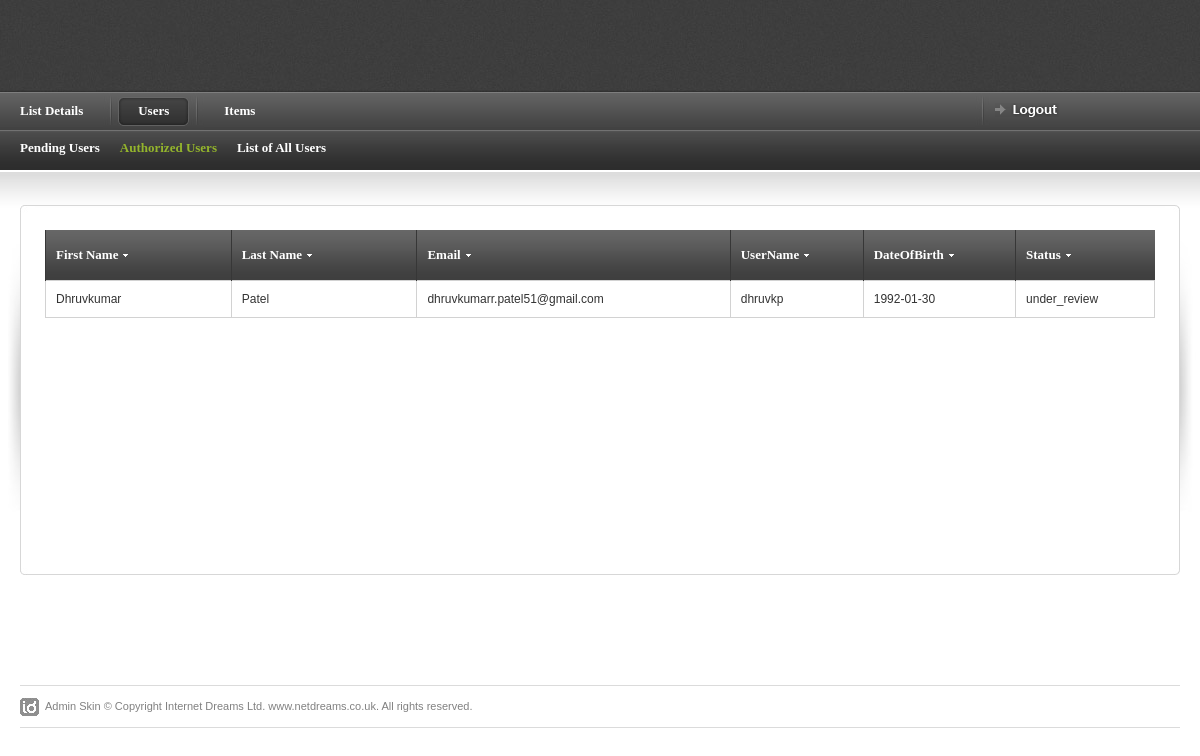
The app's page /Admin/display_all_users.php (signed in), older data.
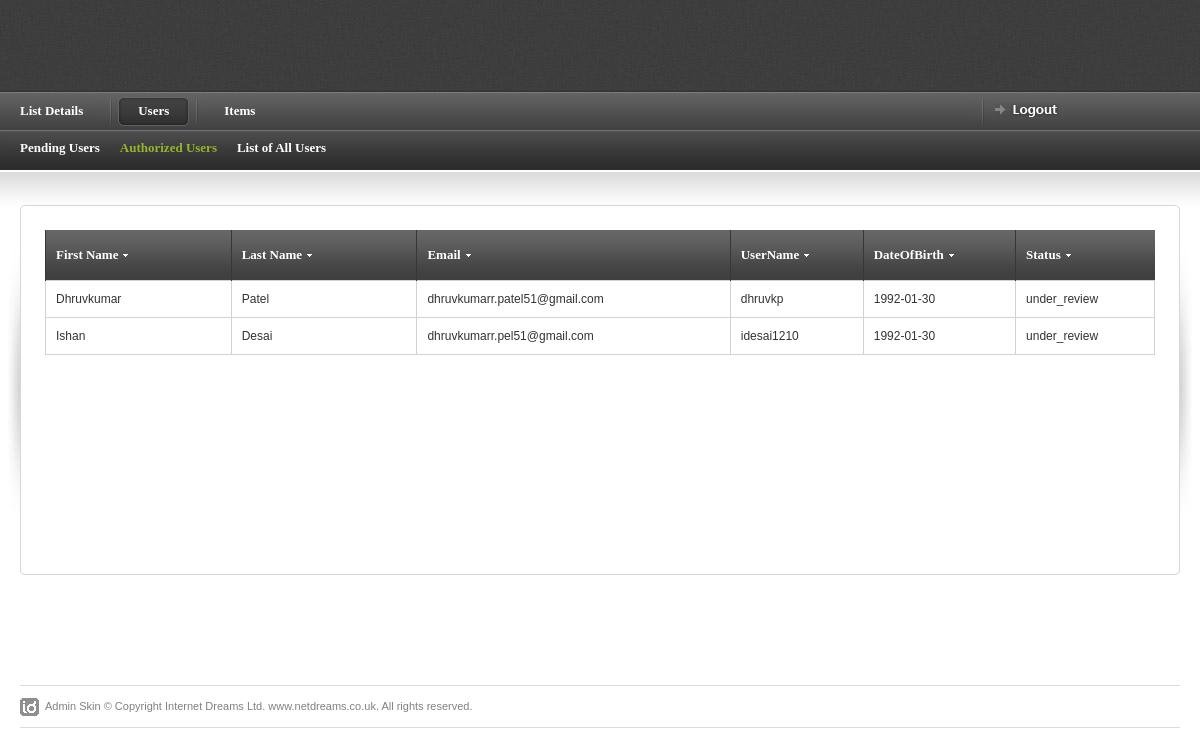
The same page, newer data.
### tables this page shows
CREATE TABLE `User` (
  `user_id` int(11) NOT NULL,
  `firstname` varchar(255) NOT NULL,
  `lastname` varchar(255) NOT NULL,
  `address1` varchar(1023) NOT NULL,
  `address2` varchar(1023) NOT NULL,
  `zipcode` varchar(10) NOT NULL,
  `gender` enum('Male','Female','Other','') NOT NULL,
  `contact_no` varchar(15) NOT NULL,
  `dob` date NOT NULL,
  `email` varchar(255) NOT NULL,
  `username` varchar(255) NOT NULL,
  `password_hash` varchar(255) NOT NULL,
  `status` enum('under_review','active','inactive','') NOT NULL
);

### Admin/connection.php (called while the page is built, shortened)
<?php
$db =null;
 function query($sql_query)
 {
 	global $db;
 	$res=$db->query($sql_query);
 	return $res;
 }
 ?>

### Admin/display_all_users.php (the view, shortened to what this page needs)
<?php
    if(!isset($_SESSION['userid']))
   {
    header("location:/bookexchange/login.php");
   }
   else
   {
    include 'header.php';
    include 'connection.php';
	$sql = "select firstname, lastname, email, username, dob , status from User;";
	$result = query($sql);
    }
?>
<div id="content-outer">
<div id="content">
	<table border="0" width="100%" cellpadding="0" cellspacing="0" id="content-table">
	<tr>
		<th rowspan="3" class="sized"><img src="images/shared/side_shadowleft.jpg" width="20" height="300" alt="" /></th>
		<th class="topleft"></th>
		<td id="tbl-border-top">&nbsp;</td>
		<th class="topright"></th>
		<th rowspan="3" class="sized"><img src="images/shared/side_shadowright.jpg" width="20" height="300" alt="" /></th>
	</tr>
	<tr>
		<td id="tbl-border-left"></td>
		<td>
		<div id="content-table-inner">
			<div id="table-content">
				<table border="0" width="100%" cellpadding="0" cellspacing="0" id="product-table">
				<tr>
					<th class="table-header-repeat line-left minwidth-1"><a href="">First Name</a>	</th>
					<th class="table-header-repeat line-left minwidth-1"><a href="">Last Name</a></th>
					<th class="table-header-repeat line-left"><a href="">Email</a></th>
					<th class="table-header-repeat line-left"><a href="">UserName</a></th>
					<th class="table-header-repeat line-left"><a href="">DateOfBirth</a></th>
					<th class="table-header-repeat line-left"><a href="">Status</a></th>
				</tr>
				<?php
				if($result->num_rows != 0){
				while($row = $result->fetch_assoc()) {
					echo "<tr>";
					echo"<td>".$row['firstname']."</td>";
					echo"<td>".$row['lastname']."</td>";
					echo"<td>".$row['email']."</td>";
					echo"<td>".$row['username']."</td>";
					echo"<td>".$row['dob']."</td>";
					echo"<td>".$row['status']."</td>";
					echo "</tr>";
				}
				}
				else
				{
					echo"<h1> No Users Found. </h1>";
				}?>
				</table>
			</div>
		</div>
		</td>
		<td id="tbl-border-right"></td>
	</tr>
	<tr>
		<th class="sized bottomleft"></th>
		<td id="tbl-border-bottom">&nbsp;</td>
		<th class="sized bottomright"></th>
	</tr>
	</table>
</div>
</div>
<?php
include 'footer.php';
?>

### Admin/header.php (shortened to what this page needs)
<!DOCTYPE html PUBLIC "-//W3C//DTD XHTML 1.0 Strict//EN" "http://www.w3.org/TR/xhtml1/DTD/xhtml1-strict.dtd">
<html xmlns="http://www.w3.org/1999/xhtml">
<head>
<link rel="stylesheet" href="css/screen.css" type="text/css" media="screen" title="default" />
<link rel="stylesheet" href="css/datePicker.css" type="text/css" />
</head>
<body>
<div id="page-top-outer">
<div id="page-top">
</div>
</div>
<div class="nav-outer-repeat">
<div class="nav-outer">
		<div id="nav-right">
			<div class="nav-divider">&nbsp;</div>
			<a href="/bookexchange/login.php" id="logout"><img src="images/shared/nav/nav_logout.gif" width="64" height="14" alt="" /></a>
		</div>
		<div class="nav">
		<div class="table">
		<ul class="select"><li><a href="#nogo"><b>List Details</b></a>
		</li>
		</ul>
		<div class="nav-divider">&nbsp;</div>
		<ul class="current"><li><a href="#nogo"><b>Users</b></a>
		<div class="select_sub show">
			<ul class="sub">
				<li><a href="display_pen_users.php">Pending Users</a></li>
				<li class="sub_show"><a href="display_reg_users.php">Authorized Users</a></li>
				<li><a href="display_all_users.php">List of All Users</a></li>
			</ul>
		</div>
		</li>
		</ul>
		<div class="nav-divider">&nbsp;</div>
		<ul class="select"><li><a href="#nogo"><b>Items</b></a>
		</li>
		</ul>
		</div>
		</div>
</div>
</div>

### Admin/footer.php (shortened to what this page needs)
<div id="footer">
	<div id="footer-left">
	Admin Skin &copy; Copyright Internet Dreams Ltd. <a href="">www.netdreams.co.uk</a>. All rights reserved.</div>
</div>
</body>
</html>

Row changes from the older to the newer data that the page shows:
added user: firstname "Ishan", lastname "Desai", email "dhruvkumarr.pel51@gmail.com", username "idesai1210", dob "1992-01-30", status "under_review"
